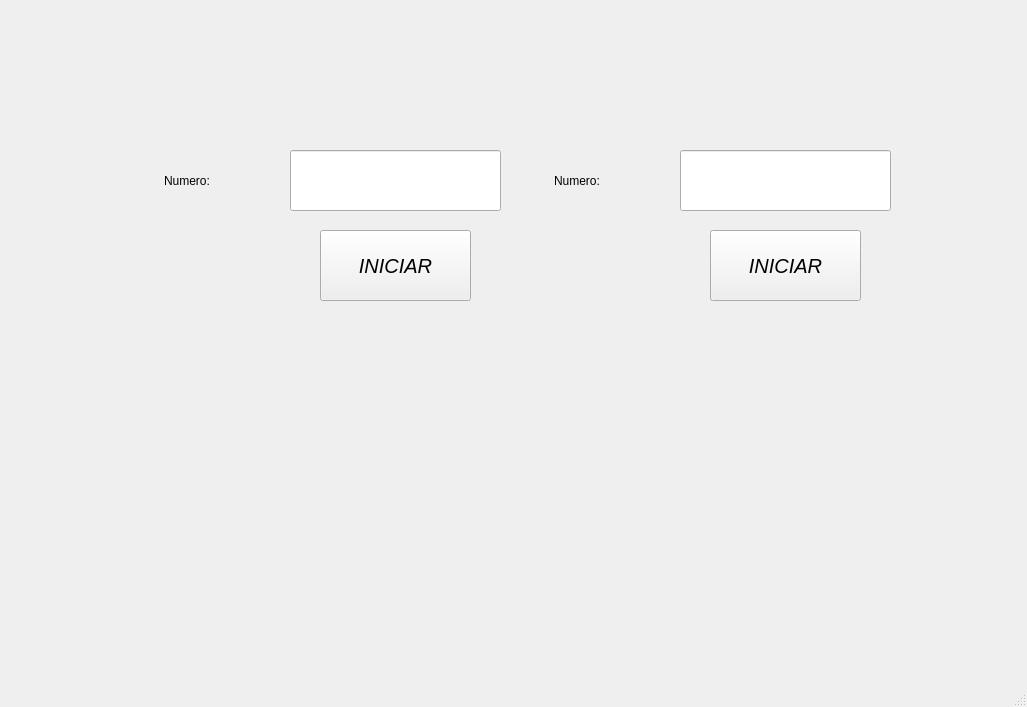
<?xml version="1.0" encoding="UTF-8"?>
<ui version="4.0">
 <class>MainWindow</class>
 <widget class="QMainWindow" name="MainWindow">
  <property name="geometry">
   <rect>
    <x>0</x>
    <y>0</y>
    <width>1027</width>
    <height>707</height>
   </rect>
  </property>
  <property name="windowTitle">
   <string>MainWindow</string>
  </property>
  <widget class="QWidget" name="centralwidget">
   <widget class="QPushButton" name="btn_iniciar">
    <property name="geometry">
     <rect>
      <x>320</x>
      <y>230</y>
      <width>151</width>
      <height>71</height>
     </rect>
    </property>
    <property name="font">
     <font>
      <family>MS Sans Serif</family>
      <pointsize>15</pointsize>
      <italic>true</italic>
     </font>
    </property>
    <property name="text">
     <string>INICIAR</string>
    </property>
   </widget>
   <widget class="QLabel" name="label">
    <property name="geometry">
     <rect>
      <x>450</x>
      <y>80</y>
      <width>55</width>
      <height>16</height>
     </rect>
    </property>
    <property name="text">
     <string/>
    </property>
   </widget>
   <widget class="QLineEdit" name="txt_numero">
    <property name="geometry">
     <rect>
      <x>290</x>
      <y>150</y>
      <width>211</width>
      <height>61</height>
     </rect>
    </property>
    <property name="font">
     <font>
      <family>MS Sans Serif</family>
      <pointsize>15</pointsize>
      <weight>50</weight>
      <italic>true</italic>
      <bold>false</bold>
     </font>
    </property>
    <property name="text">
     <string/>
    </property>
   </widget>
   <widget class="QLabel" name="label_2">
    <property name="geometry">
     <rect>
      <x>164</x>
      <y>150</y>
      <width>91</width>
      <height>61</height>
     </rect>
    </property>
    <property name="styleSheet">
     <string notr="true">font: italic 14pt &quot;MS Sans Serif&quot;;</string>
    </property>
    <property name="text">
     <string>Numero:</string>
    </property>
   </widget>
   <widget class="QLabel" name="txt_contador">
    <property name="geometry">
     <rect>
      <x>300</x>
      <y>340</y>
      <width>201</width>
      <height>211</height>
     </rect>
    </property>
    <property name="font">
     <font>
      <family>MS Sans Serif</family>
      <pointsize>15</pointsize>
      <italic>true</italic>
     </font>
    </property>
    <property name="text">
     <string/>
    </property>
   </widget>
   <widget class="QLineEdit" name="txt_numero_2">
    <property name="geometry">
     <rect>
      <x>680</x>
      <y>150</y>
      <width>211</width>
      <height>61</height>
     </rect>
    </property>
    <property name="font">
     <font>
      <family>MS Sans Serif</family>
      <pointsize>15</pointsize>
      <weight>50</weight>
      <italic>true</italic>
      <bold>false</bold>
     </font>
    </property>
    <property name="text">
     <string/>
    </property>
   </widget>
   <widget class="QLabel" name="txt_contador_2">
    <property name="geometry">
     <rect>
      <x>690</x>
      <y>340</y>
      <width>201</width>
      <height>211</height>
     </rect>
    </property>
    <property name="font">
     <font>
      <family>MS Sans Serif</family>
      <pointsize>15</pointsize>
      <italic>true</italic>
     </font>
    </property>
    <property name="text">
     <string/>
    </property>
   </widget>
   <widget class="QLabel" name="label_3">
    <property name="geometry">
     <rect>
      <x>554</x>
      <y>150</y>
      <width>91</width>
      <height>61</height>
     </rect>
    </property>
    <property name="styleSheet">
     <string notr="true">font: italic 14pt &quot;MS Sans Serif&quot;;</string>
    </property>
    <property name="text">
     <string>Numero:</string>
    </property>
   </widget>
   <widget class="QPushButton" name="btn_iniciar_2">
    <property name="geometry">
     <rect>
      <x>710</x>
      <y>230</y>
      <width>151</width>
      <height>71</height>
     </rect>
    </property>
    <property name="font">
     <font>
      <family>MS Sans Serif</family>
      <pointsize>15</pointsize>
      <italic>true</italic>
     </font>
    </property>
    <property name="text">
     <string>INICIAR</string>
    </property>
   </widget>
   <widget class="QLabel" name="label_4">
    <property name="geometry">
     <rect>
      <x>750</x>
      <y>10</y>
      <width>221</width>
      <height>121</height>
     </rect>
    </property>
    <property name="styleSheet">
     <string notr="true">border-image: url(:/Logos/uat logo.jpg);</string>
    </property>
    <property name="text">
     <string/>
    </property>
   </widget>
   <widget class="QLabel" name="label_5">
    <property name="geometry">
     <rect>
      <x>30</x>
      <y>-60</y>
      <width>301</width>
      <height>221</height>
     </rect>
    </property>
    <property name="styleSheet">
     <string notr="true">border-image: url(:/Logos/ingenieria logo.png);</string>
    </property>
    <property name="text">
     <string/>
    </property>
   </widget>
   <widget class="QLabel" name="label_6">
    <property name="geometry">
     <rect>
      <x>820</x>
      <y>520</y>
      <width>181</width>
      <height>131</height>
     </rect>
    </property>
    <property name="styleSheet">
     <string notr="true">border-image: url(:/Logos/logo programador.png);</string>
    </property>
    <property name="text">
     <string/>
    </property>
   </widget>
  </widget>
  <widget class="QMenuBar" name="menubar">
   <property name="geometry">
    <rect>
     <x>0</x>
     <y>0</y>
     <width>1027</width>
     <height>26</height>
    </rect>
   </property>
  </widget>
  <widget class="QStatusBar" name="statusbar"/>
 </widget>
 <resources>
  <include location="recursos.qrc"/>
 </resources>
 <connections/>
</ui>
